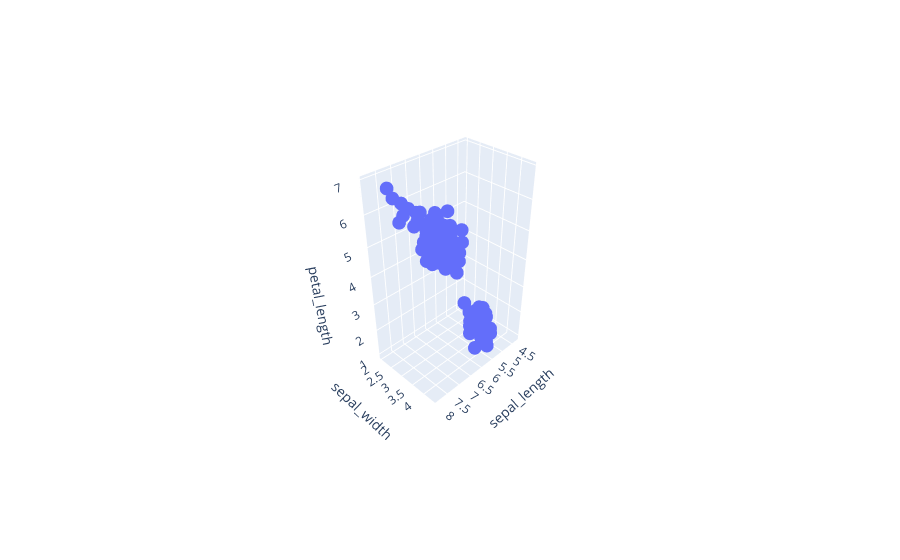

Notebook code for this chart:
### Code cell
px.scatter_3d(df, x='sepal_length', y='sepal_width', z='petal_length' )

### Figure 1 — Plotly figure (JSON) as saved in the notebook; plotly's stock layout.template omitted (floating-point values rounded to 4 significant figures; data arrays with more than 128 entries replaced by an {"elided": "..."} marker saying what was removed)
{"data": [{"hovertemplate": "sepal_length=%{x}<br>sepal_width=%{y}<br>petal_length=%{z}<extra></extra>", "legendgroup": "", "marker": {"color": "#636efa", "symbol": "circle"}, "mode": "markers", "name": "", "scene": "scene", "showlegend": false, "type": "scatter3d", "x": {"elided": "150 float values"}, "y": {"elided": "150 float values"}, "z": {"elided": "150 float values"}}], "layout": {"autosize": true, "legend": {"tracegroupgap": 0}, "margin": {"t": 60}, "scene": {"aspectmode": "auto", "aspectratio": {"x": 0.9709, "y": 0.6473, "z": 1.591}, "camera": {"center": {"x": 0, "y": 0, "z": 0}, "eye": {"x": 2.153, "y": 2.153, "z": 2.153}, "projection": {"type": "perspective"}, "up": {"x": -0.001259, "y": 0.00126, "z": 1.0}}, "domain": {"x": [0, 1], "y": [0, 1]}, "xaxis": {"title": {"text": "sepal_length"}, "type": "linear"}, "yaxis": {"title": {"text": "sepal_width"}, "type": "linear"}, "zaxis": {"title": {"text": "petal_length"}, "type": "linear"}}}}
